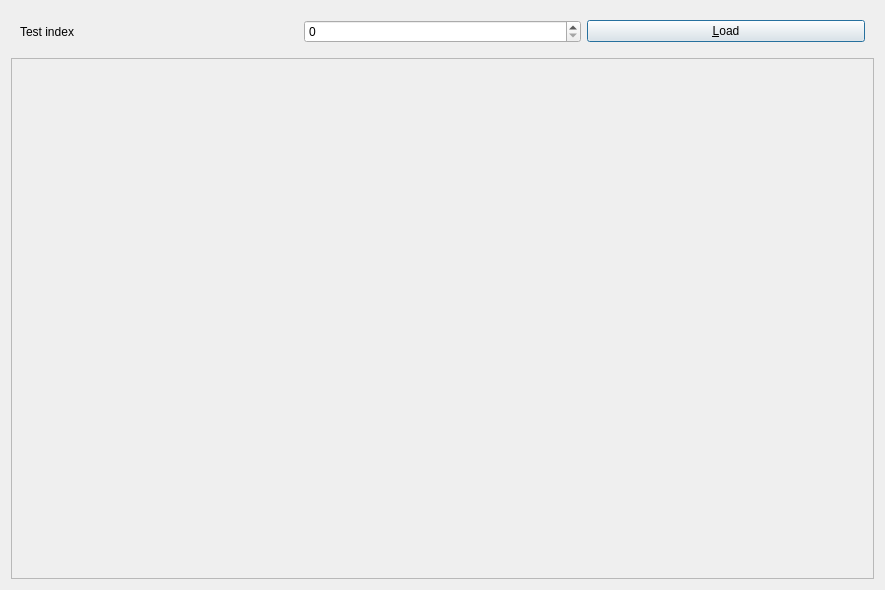
<?xml version="1.0" encoding="UTF-8"?>
<ui version="4.0">
 <class>QtTestQtEdgeDialog</class>
 <widget class="QDialog" name="QtTestQtEdgeDialog">
  <property name="geometry">
   <rect>
    <x>0</x>
    <y>0</y>
    <width>885</width>
    <height>590</height>
   </rect>
  </property>
  <property name="windowTitle">
   <string>Test Edge</string>
  </property>
  <layout class="QGridLayout" name="gridLayout">
   <item row="0" column="0">
    <widget class="QWidget" name="widget_top" native="true">
     <layout class="QHBoxLayout" name="horizontalLayout">
      <item>
       <widget class="QLabel" name="label_index">
        <property name="text">
         <string>Test index</string>
        </property>
       </widget>
      </item>
      <item>
       <widget class="QSpinBox" name="box_test_index"/>
      </item>
      <item>
       <widget class="QPushButton" name="button_load_test">
        <property name="text">
         <string>&amp;Load</string>
        </property>
       </widget>
      </item>
     </layout>
    </widget>
   </item>
   <item row="1" column="0">
    <widget class="QScrollArea" name="scrollArea">
     <property name="widgetResizable">
      <bool>true</bool>
     </property>
     <widget class="QWidget" name="here">
      <property name="geometry">
       <rect>
        <x>0</x>
        <y>0</y>
        <width>863</width>
        <height>517</height>
       </rect>
      </property>
     </widget>
    </widget>
   </item>
  </layout>
 </widget>
 <resources/>
 <connections/>
</ui>
